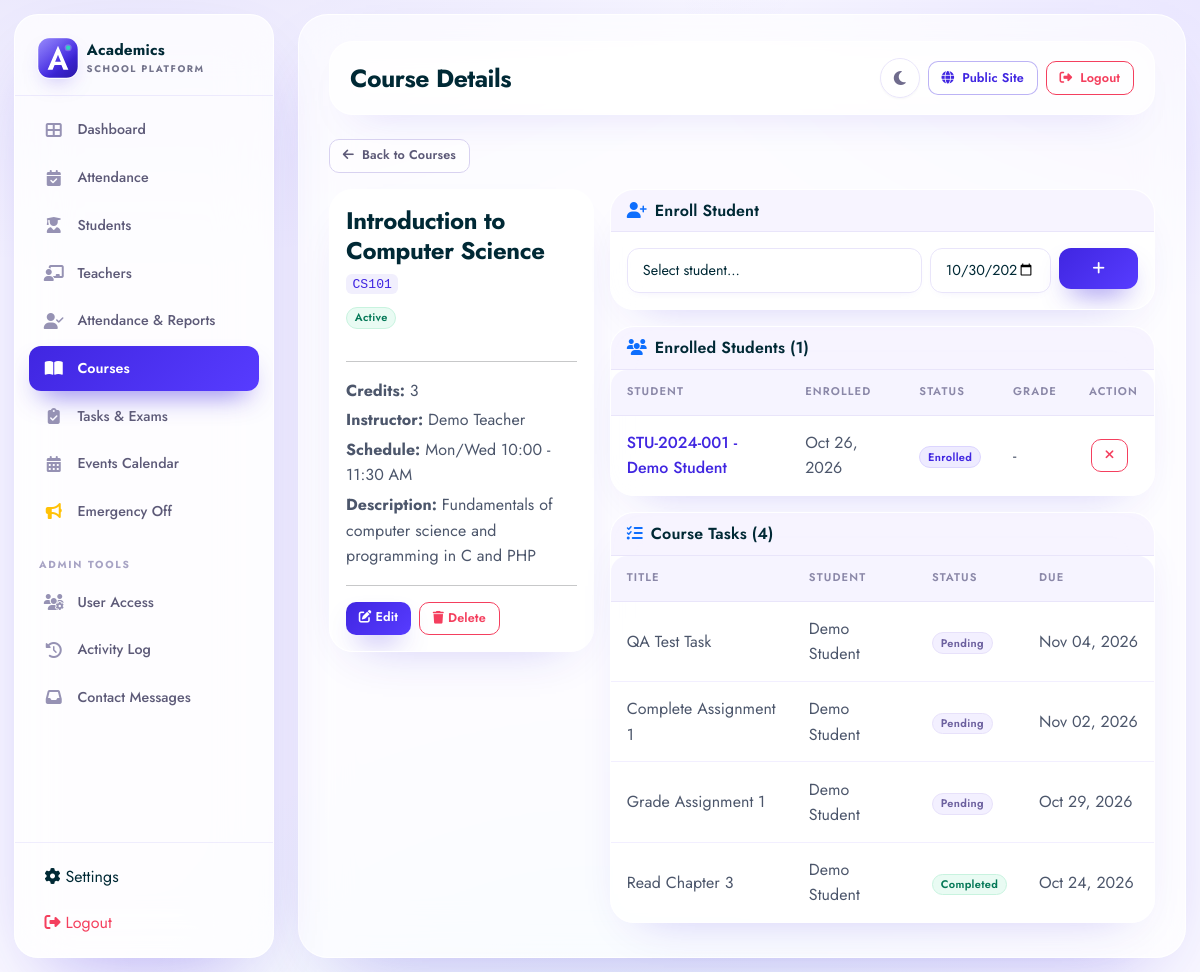
Page /courses/show.php?id=1 (signed in) on the committed database.
### tables this page shows
CREATE TABLE `courses` (
  `id` int(11) NOT NULL AUTO_INCREMENT,
  `school_id` int(11) DEFAULT NULL,
  `course_code` varchar(20) NOT NULL,
  `course_name` varchar(150) NOT NULL,
  `description` text DEFAULT NULL,
  `credits` int(11) DEFAULT 3,
  `instructor_id` int(11) DEFAULT NULL,
  `schedule` varchar(100) DEFAULT NULL,
  `start_date` date DEFAULT NULL,
  `end_date` date DEFAULT NULL,
  `capacity` int(11) DEFAULT 0,
  `status` enum('Active','Inactive','Archived') DEFAULT 'Active',
  `created_by` int(11) NOT NULL,
  `created_at` timestamp NOT NULL DEFAULT current_timestamp(),
  `updated_at` timestamp NOT NULL DEFAULT current_timestamp() ON UPDATE current_timestamp(),
  PRIMARY KEY (`id`),
  UNIQUE KEY `course_code` (`course_code`),
  KEY `created_by` (`created_by`),
  KEY `idx_course_code` (`course_code`),
  KEY `idx_status` (`status`),
  KEY `idx_instructor` (`instructor_id`),
  KEY `idx_courses_school` (`school_id`),
  CONSTRAINT `courses_ibfk_1` FOREIGN KEY (`instructor_id`) REFERENCES `users` (`id`) ON DELETE SET NULL,
  CONSTRAINT `courses_ibfk_2` FOREIGN KEY (`created_by`) REFERENCES `users` (`id`) ON DELETE CASCADE
);

CREATE TABLE `users` (
  `id` int(11) NOT NULL AUTO_INCREMENT,
  `school_id` int(11) DEFAULT NULL,
  `full_name` varchar(100) NOT NULL,
  `email` varchar(150) NOT NULL,
  `password` varchar(255) NOT NULL,
  `role` enum('admin','super_admin','school_admin','teacher','student','parent') NOT NULL DEFAULT 'student',
  `is_active` tinyint(1) DEFAULT 1,
  `last_login` timestamp NULL DEFAULT NULL,
  `created_at` timestamp NOT NULL DEFAULT current_timestamp(),
  `updated_at` timestamp NOT NULL DEFAULT current_timestamp() ON UPDATE current_timestamp(),
  PRIMARY KEY (`id`),
  UNIQUE KEY `email` (`email`),
  KEY `idx_email` (`email`),
  KEY `idx_role` (`role`),
  KEY `idx_is_active` (`is_active`),
  KEY `idx_users_school` (`school_id`)
);

CREATE TABLE `enrollments` (
  `id` int(11) NOT NULL AUTO_INCREMENT,
  `school_id` int(11) DEFAULT NULL,
  `student_id` int(11) NOT NULL,
  `course_id` int(11) NOT NULL,
  `enrollment_date` date NOT NULL,
  `status` enum('Enrolled','Completed','Dropped','Withdrawn') DEFAULT 'Enrolled',
  `grade` varchar(10) DEFAULT NULL,
  `notes` text DEFAULT NULL,
  `created_at` timestamp NOT NULL DEFAULT current_timestamp(),
  `updated_at` timestamp NOT NULL DEFAULT current_timestamp() ON UPDATE current_timestamp(),
  PRIMARY KEY (`id`),
  UNIQUE KEY `unique_enrollment` (`student_id`,`course_id`),
  KEY `idx_student_id` (`student_id`),
  KEY `idx_course_id` (`course_id`),
  KEY `idx_status` (`status`),
  KEY `idx_enroll_school` (`school_id`),
  CONSTRAINT `enrollments_ibfk_1` FOREIGN KEY (`student_id`) REFERENCES `students` (`id`) ON DELETE CASCADE,
  CONSTRAINT `enrollments_ibfk_2` FOREIGN KEY (`course_id`) REFERENCES `courses` (`id`) ON DELETE CASCADE
);

CREATE TABLE `students` (
  `id` int(11) NOT NULL AUTO_INCREMENT,
  `school_id` int(11) DEFAULT NULL,
  `user_id` int(11) NOT NULL,
  `student_number` varchar(50) NOT NULL,
  `full_name` varchar(100) NOT NULL,
  `email` varchar(150) NOT NULL,
  `phone` varchar(20) DEFAULT NULL,
  `date_of_birth` date DEFAULT NULL,
  `gender` enum('Male','Female','Other','Prefer not to say') DEFAULT NULL,
  `address` text DEFAULT NULL,
  `enrollment_date` date NOT NULL,
  `status` enum('Active','Inactive','Graduated','Suspended') DEFAULT 'Active',
  `profile_image` varchar(255) DEFAULT NULL,
  `created_at` timestamp NOT NULL DEFAULT current_timestamp(),
  `updated_at` timestamp NOT NULL DEFAULT current_timestamp() ON UPDATE current_timestamp(),
  PRIMARY KEY (`id`),
  UNIQUE KEY `student_number` (`student_number`),
  UNIQUE KEY `email` (`email`),
  KEY `idx_user_id` (`user_id`),
  KEY `idx_student_number` (`student_number`),
  KEY `idx_status` (`status`),
  KEY `idx_enrollment_date` (`enrollment_date`),
  KEY `idx_students_school` (`school_id`),
  CONSTRAINT `students_ibfk_1` FOREIGN KEY (`user_id`) REFERENCES `users` (`id`) ON DELETE CASCADE
);

CREATE TABLE `tasks` (
  `id` int(11) NOT NULL AUTO_INCREMENT,
  `school_id` int(11) DEFAULT NULL,
  `user_id` int(11) NOT NULL,
  `student_id` int(11) DEFAULT NULL,
  `created_by_user_id` int(11) DEFAULT NULL,
  `assigned_to_user_id` int(11) DEFAULT NULL,
  `visibility` enum('school','class','individual') NOT NULL DEFAULT 'school',
  `course_id` int(11) DEFAULT NULL,
  `title` varchar(200) NOT NULL,
  `description` text DEFAULT NULL,
  `priority` enum('Low','Medium','High','Urgent') DEFAULT 'Medium',
  `status` enum('Pending','In Progress','Completed') DEFAULT 'Pending',
  `due_date` date DEFAULT NULL,
  `completed_at` timestamp NULL DEFAULT NULL,
  `created_at` timestamp NOT NULL DEFAULT current_timestamp(),
  `updated_at` timestamp NOT NULL DEFAULT current_timestamp() ON UPDATE current_timestamp(),
  PRIMARY KEY (`id`),
  KEY `idx_user_id` (`user_id`),
  KEY `idx_student_id` (`student_id`),
  KEY `idx_course_id` (`course_id`),
  KEY `idx_status` (`status`),
  KEY `idx_priority` (`priority`),
  KEY `idx_due_date` (`due_date`),
  KEY `idx_tasks_school` (`school_id`),
  KEY `idx_tasks_assigned` (`assigned_to_user_id`),
  CONSTRAINT `tasks_ibfk_1` FOREIGN KEY (`user_id`) REFERENCES `users` (`id`) ON DELETE CASCADE,
  CONSTRAINT `tasks_ibfk_2` FOREIGN KEY (`student_id`) REFERENCES `students` (`id`) ON DELETE SET NULL,
  CONSTRAINT `tasks_ibfk_3` FOREIGN KEY (`course_id`) REFERENCES `courses` (`id`) ON DELETE SET NULL
);

### includes/functions.php (called while the page is built, shortened)
<?php
function generateCsrfToken() {
    return $_SESSION['csrf_token'];
}
function getUserRole() {
    return $_SESSION['user_role'] ?? 'student';
}
function hasRole($role) {
    return getUserRole() === $role;
}
function isAdmin() {
    return hasRole('admin') || hasRole('super_admin') || hasRole('school_admin');
}
function isStaff() {
    return isAdmin() || hasRole('teacher');
}
function e($string) {
    return htmlspecialchars($string ?? '', ENT_QUOTES, 'UTF-8');
}
function formatDate($date, $format = 'M d, Y') {
    return date($format, strtotime($date));
}

### courses/show.php (the view, shortened to what this page needs)
<?php
require_once '../includes/header.php';
$id = isset($_GET['id']) ? (int)$_GET['id'] : 0;
$stmt = $pdo->prepare("SELECT c.*, u.full_name as instructor_name FROM courses c LEFT JOIN users u ON c.instructor_id = u.id WHERE c.id = ?");
$stmt->execute([$id]);
$course = $stmt->fetch();
$stmt = $pdo->prepare("SELECT e.*, s.full_name, s.student_number FROM enrollments e JOIN students s ON e.student_id = s.id WHERE e.course_id = ? ORDER BY e.enrollment_date DESC");
$stmt->execute([$id]);
$enrollments = $stmt->fetchAll();
$stmt = $pdo->prepare("SELECT t.*, s.full_name as student_name FROM tasks t LEFT JOIN students s ON t.student_id = s.id WHERE t.course_id = ? ORDER BY t.created_at DESC");
$stmt->execute([$id]);
$tasks = $stmt->fetchAll();
?>
<div class="row mb-3">
    <div class="col-12"><a href="index.php" class="btn btn-outline-secondary btn-sm"><i class="fas fa-arrow-left me-1"></i> Back to Courses</a></div>
</div>
<div class="row g-3">
    <div class="col-lg-4">
        <div class="card">
            <div class="card-body">
                <h4 class="mb-1"><?php echo e($course['course_name']); ?></h4>
                <p class="text-muted mb-2"><code><?php echo e($course['course_code']); ?></code></p>
                <span class="badge bg-<?php echo $course['status'] === 'Active' ? 'success' : 'secondary'; ?> mb-3"><?php echo e($course['status']); ?></span>
                <hr>
                <p class="mb-1"><strong>Credits:</strong> <?php echo $course['credits'] ?? 3; ?></p>
                <p class="mb-1"><strong>Instructor:</strong> <?php echo e($course['instructor_name'] ?: '-'); ?></p>
                <p class="mb-1"><strong>Schedule:</strong> <?php echo e($course['schedule'] ?: '-'); ?></p>
                <?php if ($course['description']): ?>
                <p class="mb-1"><strong>Description:</strong> <?php echo e($course['description']); ?></p>
                <?php endif; ?>
                <?php if (isStaff()): ?>
                <hr>
                <div class="d-flex gap-2">
                    <a href="edit.php?id=<?php echo $course['id']; ?>" class="btn btn-primary btn-sm"><i class="fas fa-edit me-1"></i>Edit</a>
                    <a href="delete.php?id=<?php echo $course['id']; ?>&csrf_token=<?php echo generateCsrfToken(); ?>" class="btn btn-outline-danger btn-sm" onclick="return confirm('Delete this course?')"><i class="fas fa-trash me-1"></i>Delete</a>
                </div>
                <?php endif; ?>
            </div>
        </div>
    </div>
    <div class="col-lg-8">
        <?php if (isStaff()): ?>
        <div class="card mb-3">
            <div class="card-header"><i class="fas fa-user-plus me-2 text-primary"></i>Enroll Student</div>
            <div class="card-body">
                <form method="POST" action="enroll.php" class="row g-2">
                    <div class="col-md-7">
                        <select name="student_id" class="form-select" required>
                            <option value="">Select student...</option>
                        </select>
                    </div>
                    <div class="col-md-3">
                        <input type="date" name="enrollment_date" class="form-control" value="<?php echo date('Y-m-d'); ?>">
                    </div>
                    <div class="col-md-2">
                        <button type="submit" class="btn btn-primary w-100"><i class="fas fa-plus"></i></button>
                    </div>
                </form>
            </div>
        </div>
        <?php endif; ?>
        <div class="card mb-3">
            <div class="card-header"><i class="fas fa-users me-2 text-primary"></i>Enrolled Students (<?php echo count($enrollments); ?>)</div>
            <div class="card-body p-0">
                <?php if (empty($enrollments)): ?>
                    <div class="empty-state"><i class="fas fa-users"></i><h5>No students enrolled</h5></div>
                <?php else: ?>
                    <div class="table-responsive">
                        <table class="table table-hover mb-0">
                            <thead><tr><th>Student</th><th>Enrolled</th><th>Status</th><th>Grade</th><?php if (isStaff()): ?><th>Action</th><?php endif; ?></tr></thead>
                            <tbody>
                                <?php foreach ($enrollments as $e): ?>
                                <tr>
                                    <td>
                                        <?php if (isStaff() || (isset($_SESSION['student_id']) && (int)$e['student_id'] === (int)$_SESSION['student_id'])): ?>
                                            <a href="../students/show.php?id=<?php echo $e['student_id']; ?>" class="text-decoration-none fw-medium"><?php echo e($e['student_number'] . ' - ' . $e['full_name']); ?></a>
                                        <?php else: ?>
                                            <span><?php echo e($e['student_number'] . ' - ' . $e['full_name']); ?></span>
                                        <?php endif; ?>
                                    </td>
                                    <td><?php echo formatDate($e['enrollment_date']); ?></td>
                                    <td><span class="badge bg-<?php echo $e['status'] === 'Enrolled' ? 'primary' : ($e['status'] === 'Completed' ? 'success' : 'secondary'); ?>"><?php echo e($e['status']); ?></span></td>
                                    <td><?php echo e($e['grade'] ?: '-'); ?></td>
                                    <?php if (isStaff()): ?>
                                    <td>
                                        <a href="unenroll.php?id=<?php echo $e['id']; ?>&course=<?php echo $course['id']; ?>&csrf_token=<?php echo generateCsrfToken(); ?>" class="btn btn-sm btn-outline-danger" onclick="return confirm('Unenroll this student?')"><i class="fas fa-times"></i></a>
                                    </td>
                                    <?php endif; ?>
                                </tr>
                                <?php endforeach; ?>
                            </tbody>
                        </table>
                    </div>
                <?php endif; ?>
            </div>
        </div>
        <div class="card">
            <div class="card-header"><i class="fas fa-tasks me-2 text-primary"></i>Course Tasks (<?php echo count($tasks); ?>)</div>
            <div class="card-body p-0">
                <?php if (empty($tasks)): ?>
                    <div class="empty-state"><i class="fas fa-clipboard-list"></i><h5>No tasks</h5></div>
                <?php else: ?>
                    <div class="table-responsive">
                        <table class="table table-hover mb-0">
                            <thead><tr><th>Title</th><th>Student</th><th>Status</th><th>Due</th></tr></thead>
                            <tbody>
                                <?php foreach ($tasks as $t): ?>
                                <tr>
                                    <td><?php echo e($t['title']); ?></td>
                                    <td><?php echo e($t['student_name'] ?: '-'); ?></td>
                                    <td><span class="badge bg-<?php echo $t['status'] === 'Completed' ? 'success' : ($t['status'] === 'In Progress' ? 'warning' : 'secondary'); ?>"><?php echo e($t['status']); ?></span></td>
                                    <td><?php echo $t['due_date'] ? formatDate($t['due_date']) : '-'; ?></td>
                                </tr>
                                <?php endforeach; ?>
                            </tbody>
                        </table>
                    </div>
                <?php endif; ?>
            </div>
        </div>
    </div>
</div>
<?php require_once '../includes/footer.php'; ?>

### rows in the picture
courses: course_name "Introduction to Computer Science", course_code "CS101", status "Active", credits "3", instructor.full_name "Demo Teacher", schedule "Mon/Wed 10:00 - 11:30 AM", description "Fundamentals of computer science and programming in C and PHP"
enrollments: student.full_name "STU-2024-001 - Demo Student", enrollment_date "Oct 26, 2026", status "Enrolled", grade "-"
tasks: title "QA Test Task", student.full_name "Demo Student", status "Pending", due_date "Nov 04, 2026"
tasks: title "Complete Assignment 1", student.full_name "Demo Student", status "Pending", due_date "Nov 02, 2026"
tasks: title "Grade Assignment 1", student.full_name "Demo Student", status "Pending", due_date "Oct 29, 2026"
tasks: title "Read Chapter 3", student.full_name "Demo Student", status "Completed", due_date "Oct 24, 2026"

### other values in the picture
$page_title "Course Details"
count($enrollments) "1"
count($tasks) "4"
